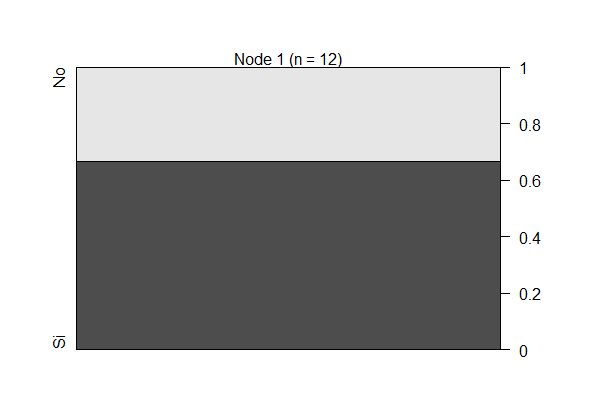

Source code (R):
str(golf)
set.seed(1234)
ind <- sample(2, nrow(golf), replace=TRUE, prob=c(0.7, 0.3))
trainData <- golf[ind==1,]
testData <- golf[ind==2,]


library(party)
myFormula<- Clase ~ Ambiente+Temperatura+Humedad+Viento
golf_ctree <- ctree(myFormula,data=trainData)
table(predict(golf_ctree),trainData$Clase)
plot(golf_ctree)
